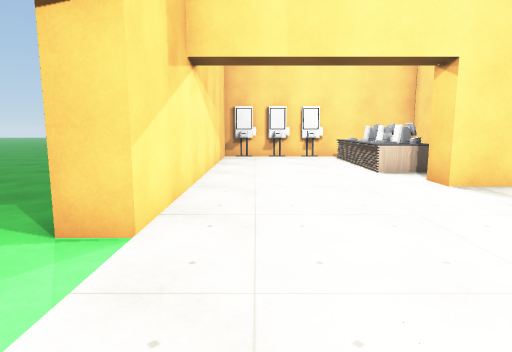
view 1 (above)

24 first-person views from a walk through a Unity game level. The camera is 1.3 m above the floor, tilts 8° down and sees 75° across. The floor is counted in squares, 1 m on a side. Each view is taken from the middle of a square. On the plan, view 1 faces up. The plan holds only what a view shows up to about 14 squares ahead; the rest is blank. The place goes on beyond the plan. The player character is not drawn. Some surface patterns are stand-ins.

view 2
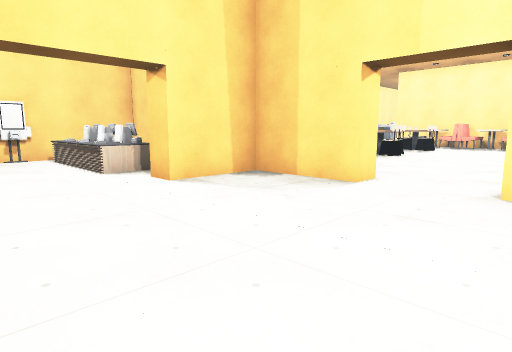

view 3
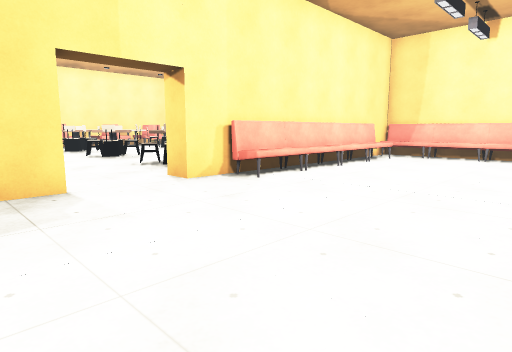

view 4
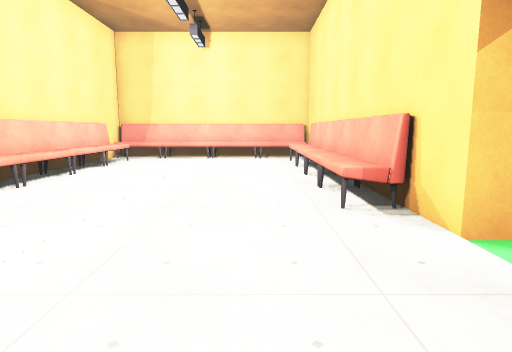

view 5
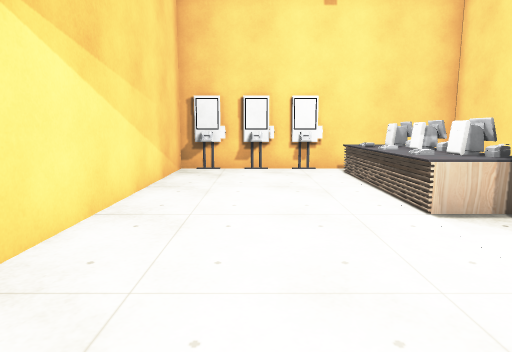

view 6
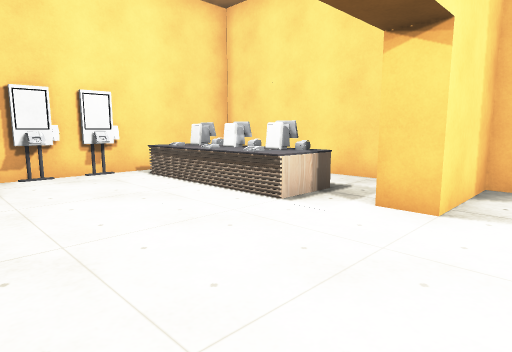

view 7
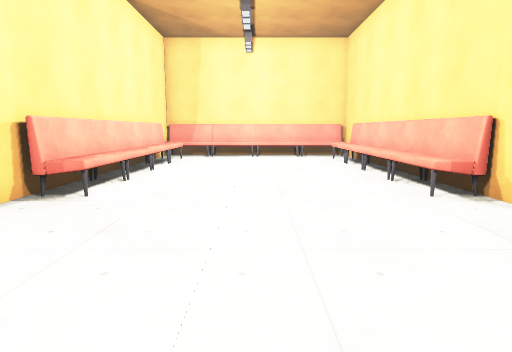

view 8
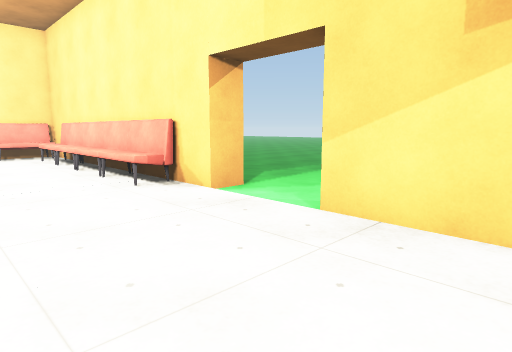

view 9
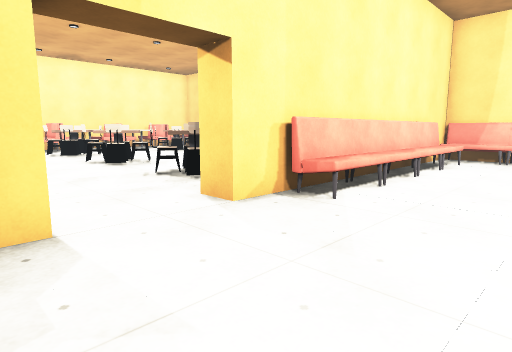

view 10
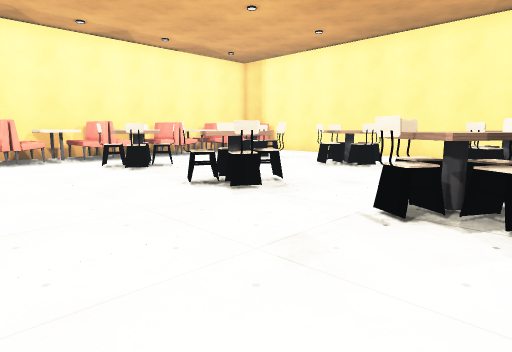

view 11
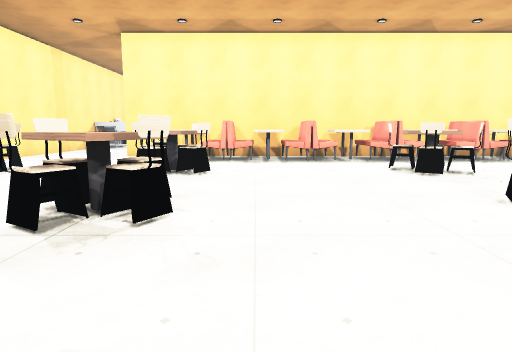

view 12
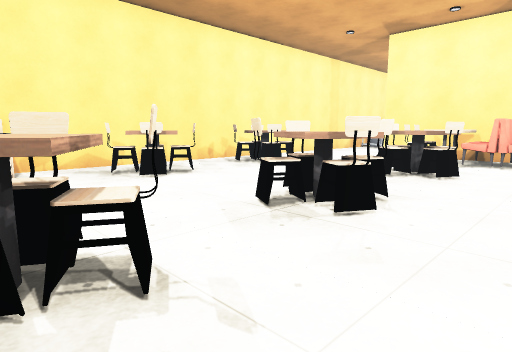

view 13
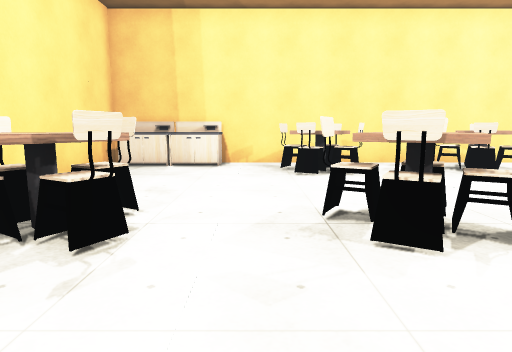

view 14
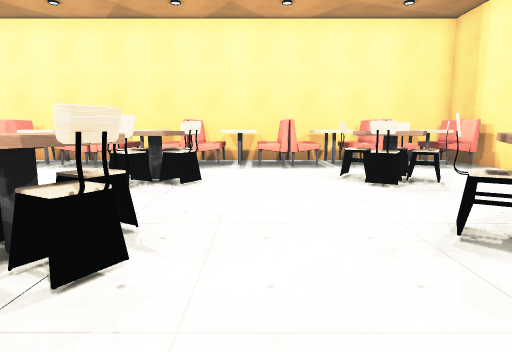

view 15
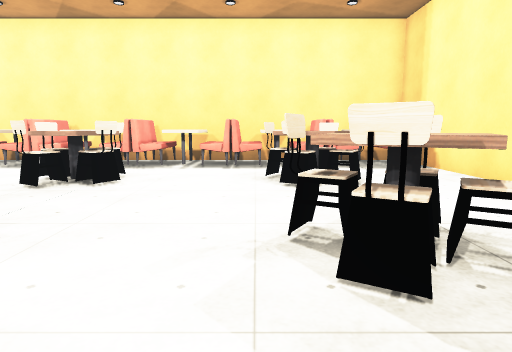

view 16
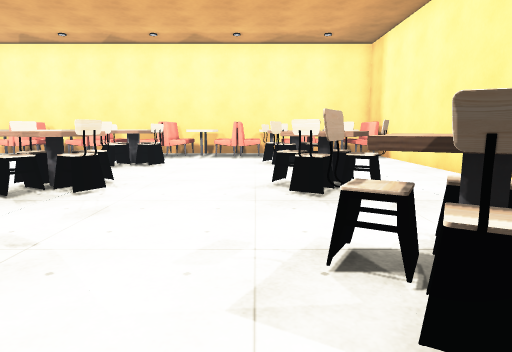

view 17
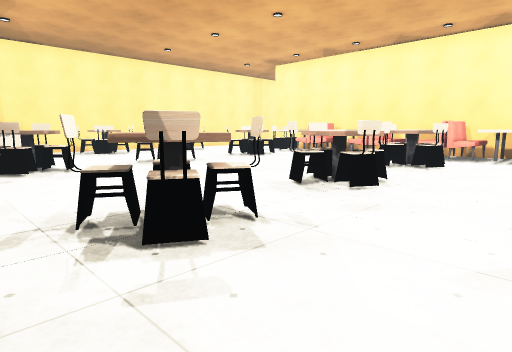

view 18
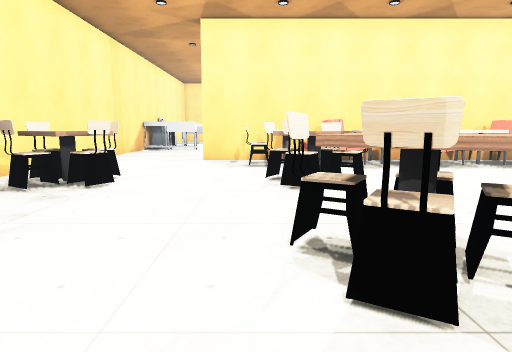

view 19
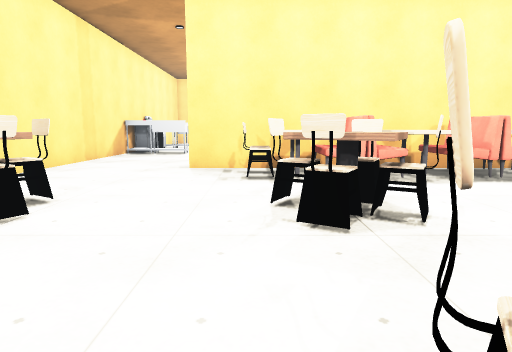

view 20
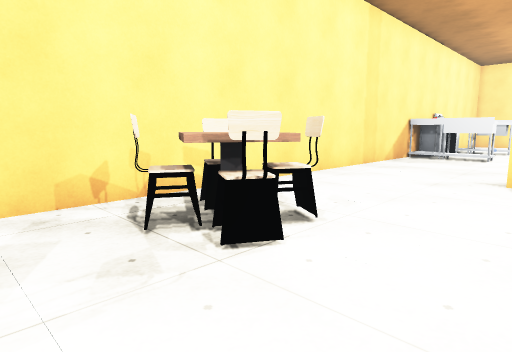

view 21
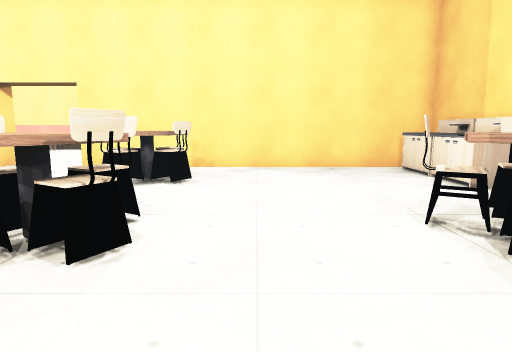

view 22
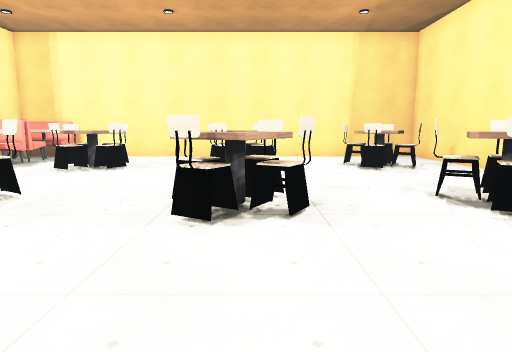

view 23
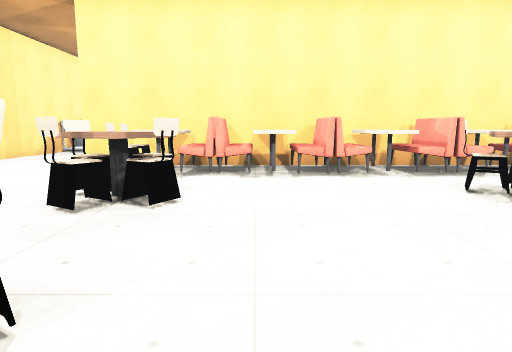

view 24
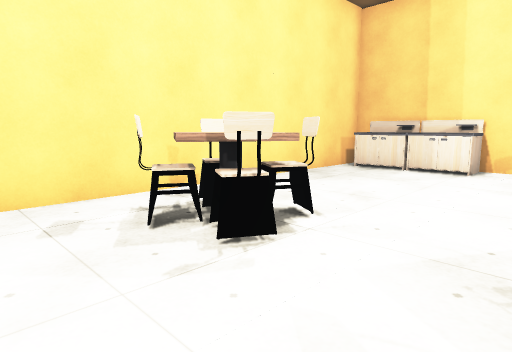

### Floor plan
Points are (right, up) in squares from view 1. A wall is a line through its corners. A room is listed if a view was taken in it or the views show most of it. See-through windows are left out.
Room 1 (views 1, 2, 3, 4, 5, 6, 7, 8, 9)
walls: (-1.5, 1.1) (-1.5, -9); (8.5, 4) (7.5, 4) (7.5, 7.5) (4.4, 7.5) (4.4, 8.6); (7.5, 9.9) (7.5, 16) (-1.5, 16) (-1.5, 4); (7.5, -9.5) (7.5, 1.1) (8.5, 1.1)
ways out: opening at (8, 2.5) to room 2; opening at (-2, 2.5)
objects: other object (-1, -9) to (0, -8); other object (-1, -7) to (0, -5); other object (-1, -5) to (0, -3); other object (-1, -2) to (0, 0); other object (4, 10) to (5, 15); other object (6, -9) to (7, -8); other object (6, -7) to (7, -5); other object (6, -4) to (7, -3); other object (6, -2) to (7, 0)
Room 2 (views 10, 11, 12, 13, 14, 15, 16, 17, 18, 19, 20, 21, 22, 23, 24)
walls: (8.5, -5) (8.5, -9.1); (25.5, 16) (8.5, 16) (8.5, 4); (27.2, -9.5) (27.2, 11.2)
ways out: opening at (8, 2.5) to room 1; opening at (25.2, 13.5)
objects: other object (9, 15) to (11, 15); other object (10, 7) to (11, 8); other object (11, -8); other object (11, -7) to (11, -6); other object (11, -2); other object (11, -1) to (11, 0); other object (11, 6); other object (11, 7); other object (12, -8) to (13, -7); other object (12, -6); other object (12, -2) to (13, -1); other object (12, 0); other object (12, 6) to (12, 7); other object (12, 8); other object (12, 15) to (13, 15); other object (15, -6) to (16, -6); other object (15, -1); other object (15, 0) to (16, 0); other object (15, 6) to (16, 7); other object (15, 8) to (16, 8); other object (15, 12) to (16, 13); other object (15, 14); other object (16, -8) to (16, -7); other object (16, -2) to (16, -1); other object (16, 14) to (17, 14); other object (17, -7) to (18, -7); other object (17, -6) to (17, -5); other object (17, -1); other object (17, 0) to (17, 1); other object (17, 7); other object (17, 8) to (17, 9); other object (17, 13); other object (20, -6) to (21, -6); other object (20, 0) to (21, 0); other object (20, 6) to (21, 7); other object (20, 8) to (21, 8); other object (20, 12) to (21, 13); other object (20, 14); other object (21, -8) to (21, -7); other object (21, -2) to (21, -1); other object (21, 14) to (22, 15); other object (22, -7) to (23, -7); other object (22, -6) to (22, -5); other object (22, -1); other object (22, 0) to (22, 1); other object (22, 7); other object (22, 8) to (22, 9); other object (22, 13); other object (24, -9) to (26, -9); other object (24, -6); other object (24, -3) to (24, -2); other object (24, 1) to (26, 1); other object (24, 4) to (24, 5); other object (24, 8) to (26, 8); other object (25, -8) to (26, -8); other object (25, -7) to (26, -6); other object (25, -5) to (26, -5); other object (25, -4) to (26, -3); other object (25, -2) to (26, -2); other object (25, -1) to (26, 0); other object (25, 2) to (26, 2); other object (25, 3) to (26, 4); other object (25, 5) to (26, 5); other object (25, 6) to (26, 7); other object (25, 9); other object (26, 9)

Where each view was taken, in squares from view 1:
view 1: 0 up, 0 right, facing up
view 2: 0 up, 0 right, facing up-right
view 3: 6 up, 0 right, facing down-right
view 4: 5 up, 1 right, facing down
view 5: 5 up, 1 right, facing up
view 6: 6 up, 1 left, facing up-right
view 7: 6 up, 3 right, facing down
view 8: 7 up, 3 right, facing down-left
view 9: 5 up, 3 right, facing down-right
view 10: 5 up, 10 right, facing down-right
view 11: 5 up, 11 right, facing right
view 12: 4 up, 11 right, facing up-right
view 13: 3 up, 14 right, facing up
view 14: 3 down, 13 right, facing right
view 15: 5 down, 13 right, facing right
view 16: 5 down, 9 right, facing right
view 17: 5 down, 9 right, facing up-right
view 18: 9 up, 13 right, facing right
view 19: 9 up, 16 right, facing right
view 20: 10 up, 18 right, facing up-right
view 21: 10 up, 20 right, facing left
view 22: 5 up, 16 right, facing down
view 23: 5 up, 15 right, facing right
view 24: 4 up, 15 right, facing up-left
